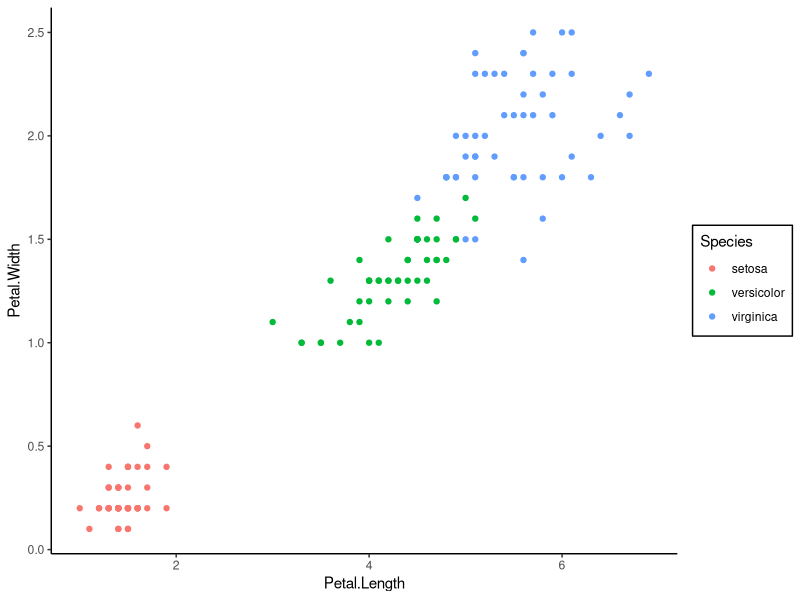

Source code (R):
# CSC 315, Exam III Practice Problems

# Note: This is not a comprehensive review, but contains exercises covering some
# of the concepts that will appear on Exam III. In addition to these exercises,
# make sure you understand concepts covered in lecture and on the previous labs 
# and project.

# Directions: Modify this script to add R code in order to answer the questions 
# and/or complete the steps below. 

library(ggplot2)

# 1.Fit a linear model that predicts Petal Width based on the type of flower from
# the iris dataset (see below). Code your explanatory variable 
# using x = 0 if the sample is of type "versicolor" and x = +1 if the sample is of type 
# "virginica" (type "setosa" will be ignored). 
#    
# (a) Find and interpret the y-intercept of the regression line in the
#      context of this problem.
# (b) Find and interpret the slope in the context of this problem
# (c) Based on your linear model, what is the p-value for the hypothesis test that there is a
#     significant difference in Petal Width between the two flower types? 
#     Note that you can extract the exact p-value from the coefficients object
#     (which is a matrix) of the fitted linear model. 
# (d) Verify the p-value from (c) is identical to the p-value obtained from
#     the two-sample t-test with equal variance

#  The code below constructs a scatterplot of this data (the iris data is available 
#  by default). Note that you will need to remove or ignore "setosa" in your analysis.

ggplot(iris, aes(Petal.Length, Petal.Width, color = Species)) + 
  geom_point() + theme_classic() + 
  theme(legend.background = element_rect(color = "black",
                                         linetype = "solid")) 

# 2.The dataset GSE29561 on the Gene Expression Omnibus (GEO) contains 
#   gene expression profiles of breast cancer tumors treated by chemotherapy
#   (epirubicin and docetaxel). Read in the processed data for GSE29561, 
#   and extract the expression data and phenotype data. Note: this data
#   is already on the log2 scale. 
#   Answer the following questions based on the expression data:
#    (a) How many samples are there? 
#    (b) How many probes are profiled?
#    (c) What is the mean expression value of the 3rd probe?


# 3. In the phenotype data table, characteristics_ch1.1 indicates whether 
#    the sample responded to the therapy (treatment response = 1) or 
#    not (treatment response = 0).  What proportion of samples responded 
#    to the therapy?



# 4.  Is the probe 202271_at differentially expressed between samples 
#     that responded to therapy and samples that did not? 
#     Construct a boxplot (using ggplot) of the expression of this probe 
#     across the two groups, and report the fold-change and p-value. 

# 5. Download the appropriate platform data.
#     (a) How many probes are on this array? 
#     (b) What gene is associated with the probe 202271_at?


# 6.  Using the limma package, find the top differentially expressed probe
#     (sorted by p-value). What is the probe name, the fold-change, 
#     and the adjusted p-value. Is there evidence that this probe is 
#     differentially expressed? Why or why not? (Note: limma requires that the 
#     column names of your design matrix NOT be numbers)


# 7. Based on the probes below, generate a heatmap and color the columns with "darkgreen" for
#    "treatment response in vivo: 1" and "darkred" for "treatment response in vivo: 0". In 
#    other words, resistant individuals are dark red and sensitive individuals are dark green

probes = c("201690_s_at","212611_at","218721_s_at",
           "219463_at","205014_at","216092_s_at",
           "207375_s_at","202271_at","221551_x_at","219053_s_at")


#8. Using k-nearest neighbor classification with k = 3, find the balanced accuracy 
#   from a leave-one-out cross-validation for response = 0 vs. response = 1, using the 
#   probes from problem (7).